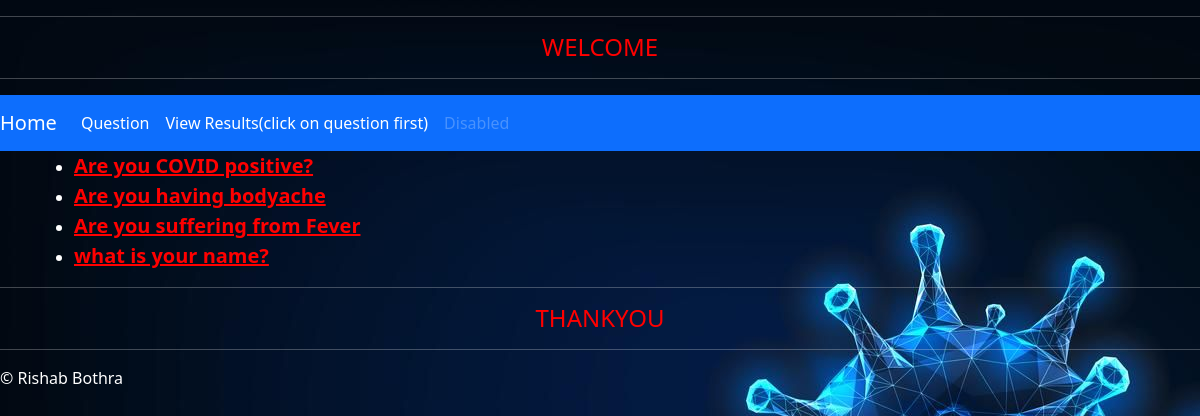
Screenshot of /polls/ with the database file from the repository.
### polls/models.py (models this page shows, shortened)
class Question(models.Model):
    question_txt =  models.CharField(max_length = 100)
    pub_date = models.DateTimeField('date published')

### polls/views.py (the view)
# urls.py: url(r'^polls/$', views.index, name="index"),
def index(request):
    latest_questions = Question.objects.order_by('-pub_date')[:5]
    context = {'latest_questions': latest_questions}
    return render(request,"polls/index.html", context)

### polls/templates/polls/index.html
{% extends 'polls/base.html' %}
{% block main_content %}
{% if latest_questions %}
    <ul>
        {% for question in latest_questions %}
            <li><a href= "{% url 'polls:detail' question.id %}" ><b>{{question.question_txt}}</b></a></li>
        {% endfor %}
{% else %}
        <p>You dont have any questions please add some.</p>
{% endif %}
</ul>
{% endblock %}

### polls/static/polls/style.css (style rules this page uses)
li a { font-size: 20px; color: red; }
body { color:white; background:white url('images/background.jpg') no-repeat; }

### polls/templates/polls/base.html (style rules this page uses)
body { color:white; }

### rows the page displays
Question: question_txt "Are you COVID positive?"
Question: question_txt "Are you having bodyache"
Question: question_txt "Are you suffering from Fever"
Question: question_txt "what is your name?"
